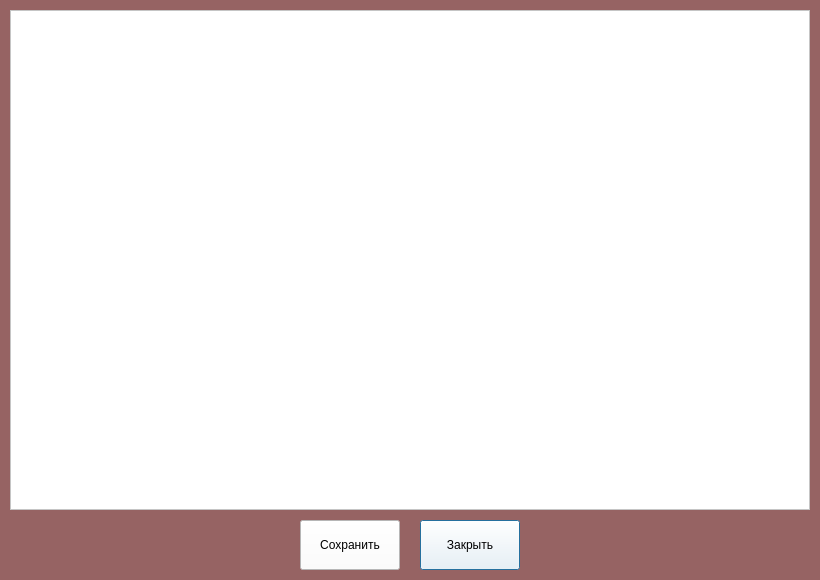
<?xml version="1.0" encoding="UTF-8"?>
<ui version="4.0">
 <class>Dialog</class>
 <widget class="QDialog" name="Dialog">
  <property name="geometry">
   <rect>
    <x>0</x>
    <y>0</y>
    <width>820</width>
    <height>580</height>
   </rect>
  </property>
  <property name="minimumSize">
   <size>
    <width>820</width>
    <height>580</height>
   </size>
  </property>
  <property name="maximumSize">
   <size>
    <width>820</width>
    <height>580</height>
   </size>
  </property>
  <property name="windowTitle">
   <string>Графический результат генерации фракталов</string>
  </property>
  <property name="styleSheet">
   <string notr="true">background-color: rgb(150, 99, 99);</string>
  </property>
  <widget class="QGraphicsView" name="graphicsView">
   <property name="geometry">
    <rect>
     <x>10</x>
     <y>10</y>
     <width>800</width>
     <height>500</height>
    </rect>
   </property>
   <property name="styleSheet">
    <string notr="true">background-color: rgb(255, 255, 255);</string>
   </property>
  </widget>
  <widget class="QPushButton" name="pushButton">
   <property name="geometry">
    <rect>
     <x>300</x>
     <y>520</y>
     <width>100</width>
     <height>50</height>
    </rect>
   </property>
   <property name="styleSheet">
    <string notr="true">background-color: rgb(255, 255, 255);</string>
   </property>
   <property name="text">
    <string>Сохранить</string>
   </property>
   <property name="default">
    <bool>true</bool>
   </property>
  </widget>
  <widget class="QPushButton" name="pushButton_2">
   <property name="geometry">
    <rect>
     <x>420</x>
     <y>520</y>
     <width>100</width>
     <height>50</height>
    </rect>
   </property>
   <property name="styleSheet">
    <string notr="true">background-color: rgb(255, 255, 255);</string>
   </property>
   <property name="text">
    <string>Закрыть</string>
   </property>
   <property name="default">
    <bool>true</bool>
   </property>
  </widget>
 </widget>
 <resources/>
 <connections/>
</ui>
